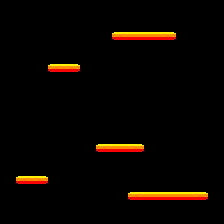

Below is a game level as drawn by its tile map, then a one-line description and the .tmx file that defines it, in full:
An orthogonal 14x14 tile map with 16x16 px tiles, 1 tile layer (Tile Layer 1).

<map version="1.10" tiledversion="git" orientation="orthogonal" renderorder="right-down" width="14" height="14" tilewidth="16" tileheight="16" infinite="0" nextlayerid="2" nextobjectid="1">
 <tileset firstgid="1" source="bombjack_tiles.tsx" />
 <layer id="1" name="Tile Layer 1" width="14" height="14">
  <data encoding="csv">
0,0,0,0,0,0,0,0,0,0,0,0,0,0,
0,0,0,0,0,0,0,0,0,0,0,0,0,0,
0,0,0,0,0,0,0,5,6,6,7,0,0,0,
0,0,0,0,0,0,0,0,0,0,0,0,0,0,
0,0,0,5,7,0,0,0,0,0,0,0,0,0,
0,0,0,0,0,0,0,0,0,0,0,0,0,0,
0,0,0,0,0,0,0,0,0,0,0,0,0,0,
0,0,0,0,0,0,0,0,0,0,0,0,0,0,
0,0,0,0,0,0,0,0,0,0,0,0,0,0,
0,0,0,0,0,0,5,6,7,0,0,0,0,0,
0,0,0,0,0,0,0,0,0,0,0,0,0,0,
0,5,7,0,0,0,0,0,0,0,0,0,0,0,
0,0,0,0,0,0,0,0,5,6,6,6,7,0,
0,0,0,0,0,0,0,0,0,0,0,0,0,0
</data>
 </layer>
</map>
